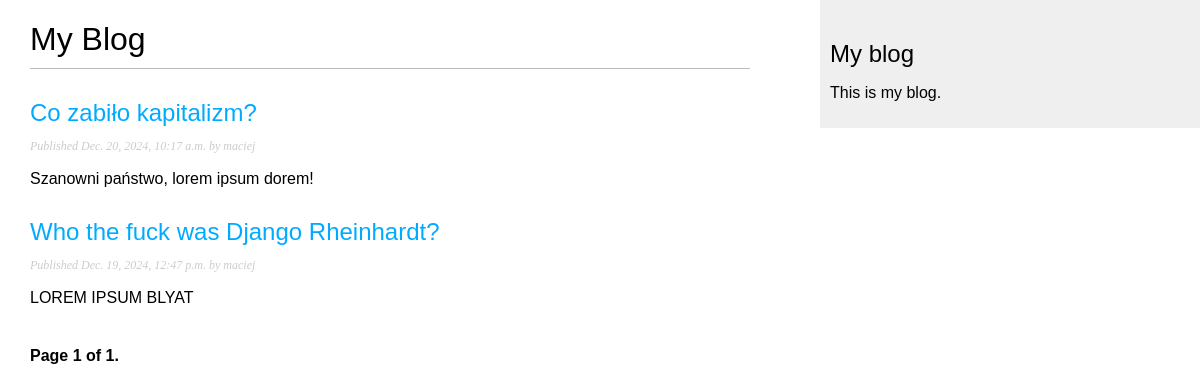
/blog/, run on an earlier commit of the app's database.
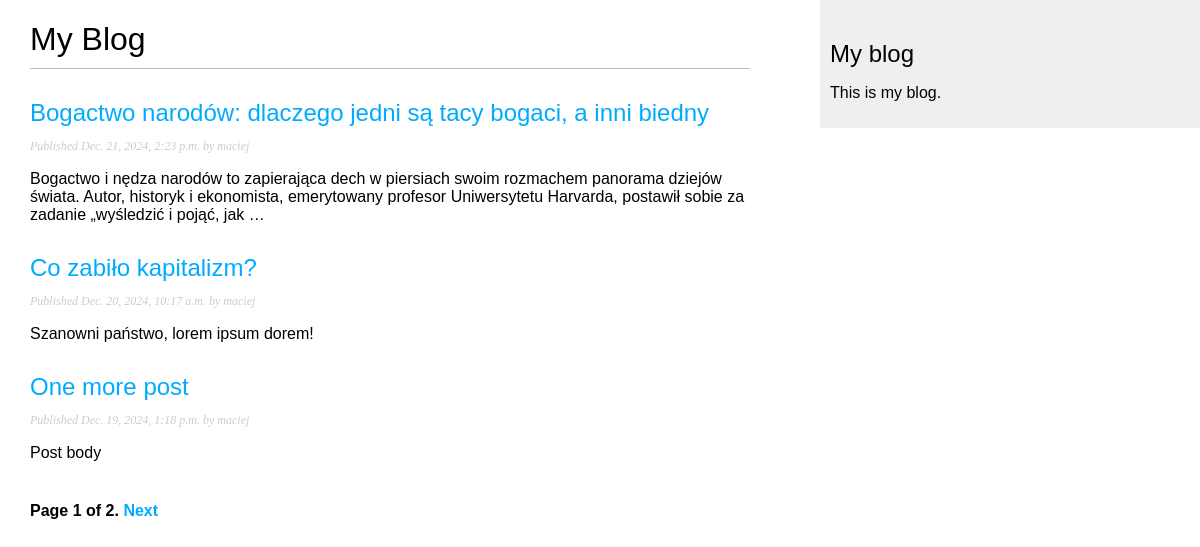
And on a later commit of the database.
### blog/models.py (models this page shows, shortened)
class Post(models.Model):
    class Status(models.TextChoices):
        DRAFT = "DF", "Draft"
        PUBLISHED = "PB", "Published"
    title = models.CharField(max_length=250)
    slug = models.SlugField(max_length=250, unique_for_date="publish")
    author = models.ForeignKey(
        settings.AUTH_USER_MODEL, on_delete=models.CASCADE, related_name="blog_posts"
    )
    body = models.TextField()
    publish = models.DateTimeField(default=timezone.now)
    created = models.DateTimeField(auto_now_add=True)
    updated = models.DateTimeField(auto_now=True)
    status = models.CharField(max_length=2, choices=Status, default=Status.DRAFT)
    objects = models.Manager()
    published = PublishedManager()
    class Meta:
        ordering = ["-publish"]
        indexes = [
            models.Index(fields=["-publish"]),
        ]
    def get_absolute_url(self):
        return reverse(
            "blog:post_detail",
            args=[self.publish.year, self.publish.month, self.publish.day, self.slug],
        )

### blog/views.py (the view)
# urls.py: path('', views.post_list, name='post_list'),
def post_list(request):
    post_list = Post.published.all()
    paginator = Paginator(post_list, 3)
    page_number = request.GET.get('page', 1)
    try:
        posts = paginator.page(page_number)
    except PageNotAnInteger:
        posts = paginator.page(1)
    except EmptyPage:
        posts = paginator.page(paginator.num_pages)
    return render(request, 'blog/post/list.html', {'posts': posts})

### blog/models.py (called while the page is built)
    def get_queryset(self):
        return super().get_queryset().filter(status=Post.Status.PUBLISHED)

### blog/templates/blog/post/list.html (shortened to what this page needs)
{% extends "blog/base.html" %}
{%block content%}
    <h1>My Blog</h1>
    {% for post in posts %}
        <h2>
            <a href="{{ post.get_absolute_url }}">
                {{post.title}}
            </a>
        </h2>
        <p class="date">
            Published {{post.publish}} by {{post.author}}
        </p>
        {{ post.body|truncatewords:30|linebreaks }}
    {% endfor %}
    {% include "pagination.html" with page=posts %}
{% endblock %}

### blog/templates/blog/base.html (shortened to what this page needs)
{% load static %}
<!DOCTYPE HTML>
<html>
    <head>
        <link href="{% static "css/blog.css" %}" rel="stylesheet">
    </head>
    <body>
        <div id="content">
            {% block content %}
            {% endblock %}
        </div>
        <div id="sidebar">
            <h2>My blog</h2>
            <p>This is my blog.</p>
        </div>
    </body>
</html>

### blog/templates/pagination.html (shortened to what this page needs)
<div class="pagination">
    <span class="step-links">
        <span class="current">
            Page {{ page.number }} of {{ page.paginator.num_pages }}.
        </span>
        {% if page.has_next %}
            <a href="?page={{ page.next_page_number }}">Next</a>
        {% endif %}
    </span>
</div>

### blog/static/css/blog.css (style rules this page uses)
body { margin: 0; padding: 0; font-family:helvetica, sans-serif; }
a { color:#00abff; text-decoration: none; }
h1 { font-weight: normal; border-bottom: 1px solid #bbb; padding: 0 0 10px 0; }
h2 { font-weight: normal; margin: 30px 0 0; }
#content { float: left; width: 60%; padding: 0 0 0 30px; }
#sidebar { float: right; width: 30%; padding: 10px; background:#efefef; height: 100%; }
p.date { color:#ccc; font-family: georgia, serif; font-size: 12px; font-style: italic; }
.pagination { margin: 40px 0; font-weight: bold; }

What changed in the data, as far as the page shows it:
no longer on this page (row unchanged): Post: title "Who the fuck was Django Rheinhardt?", publish "Dec. 19, 2024, 12:47 p.m.", author "maciej", body "LOREM IPSUM BLYAT"
added Post: title "Bogactwo narodów: dlaczego jedni są tacy bogaci, a inni biedny", publish "Dec. 21, 2024, 2:23 p.m.", author "maciej", body "Bogactwo i nędza narodów to zapierająca dech w piersiach swoim rozmachem panorama dziejów świata. Autor, historyk i ekonomista, emerytowany profesor Uniwersytetu Harvarda, postawił sobie za zadanie „wyśledzić i pojąć, jak …"
now on this page (row edited): Post: title "One more post", publish "Dec. 19, 2024, 1:18 p.m.", author "maciej", body "Post body"
Also different on the page:
{{ page.paginator.num_pages }}: "1" → "2"
text now shown: "Next"
